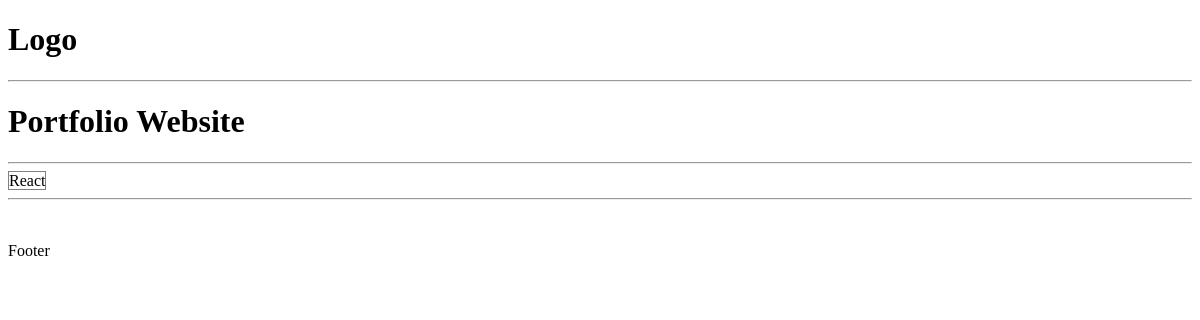
/project/b6a5c9e4-3595-4be7-abb7-f3db660ed0ae, run on an earlier commit of the app's database.
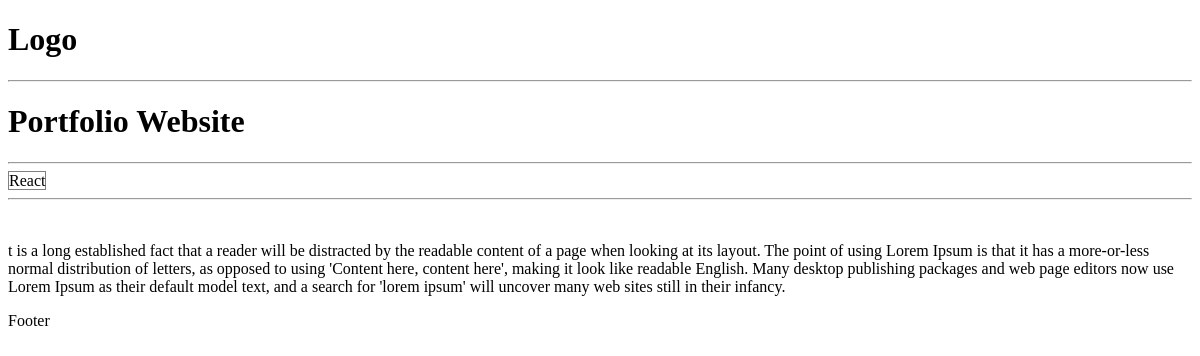
And on a later commit of the database.
### projects/models.py (models this page shows, shortened)
class Project(models.Model):
    title = models.CharField(max_length=200)
    description = models.TextField(null=True, blank=True)
    demo_link = models.CharField(max_length=2000, null=True, blank=True)
    source_link = models.CharField(max_length=2000, null=True, blank=True)
    tags = models.ManyToManyField('Tag', blank=True)
    vote_total = models.IntegerField(default=0, null=True, blank=True)
    vote_ratio = models.IntegerField(default=0, null=True, blank=True)
    created = models.DateTimeField(auto_now_add=True)
    id = models.UUIDField(primary_key=True, default=uuid.uuid4, editable=False)

### projects/views.py (the view)
# urls.py: path('project/<str:pk>', views.project, name='project'),
def project(request, pk):
    projectObj=Project.objects.get(pk=pk)
    return render(request, 'projects/single-project.html',
                  {
                    'project': projectObj,
                    }
                  )

### projects/models.py (called while the page is built)
    def __str__(self):
        return self.name

### projects/templates/projects/single-project.html (shortened to what this page needs)
<!DOCTYPE html>
<html lang="en">
<head>
</head>
<body>
{% extends 'main.html' %}
{% block content %}
<h1>{{ project.title }}</h1>
    <hr>
    {% for tag in project.tags.all %}
        <span style="border:1px solid grey">{{ tag }}</span>
    {% endfor %}
    <hr>
    <br>
    <p>{{ project.description }}</p>
{% endblock content %}

What changed in the data, as far as the page shows it:
changed Project "Portfolio Website": description (not shown) → "t is a long established fact that a reader will be distracted by the readable content of a page when looking at its layout. The point of using Lorem Ipsum is that it has a more-or-less normal distribution of letters, as opposed to using 'Content here, content here', making it look like readable English. Many desktop publishing packages and web page editors now use Lorem Ipsum as their default model text, and a search for 'lorem ipsum' will uncover many web sites still in their infancy."
